Frame 1 (no input): blank canvas, image omitted
Frame 60 (no input): blank canvas, image omitted
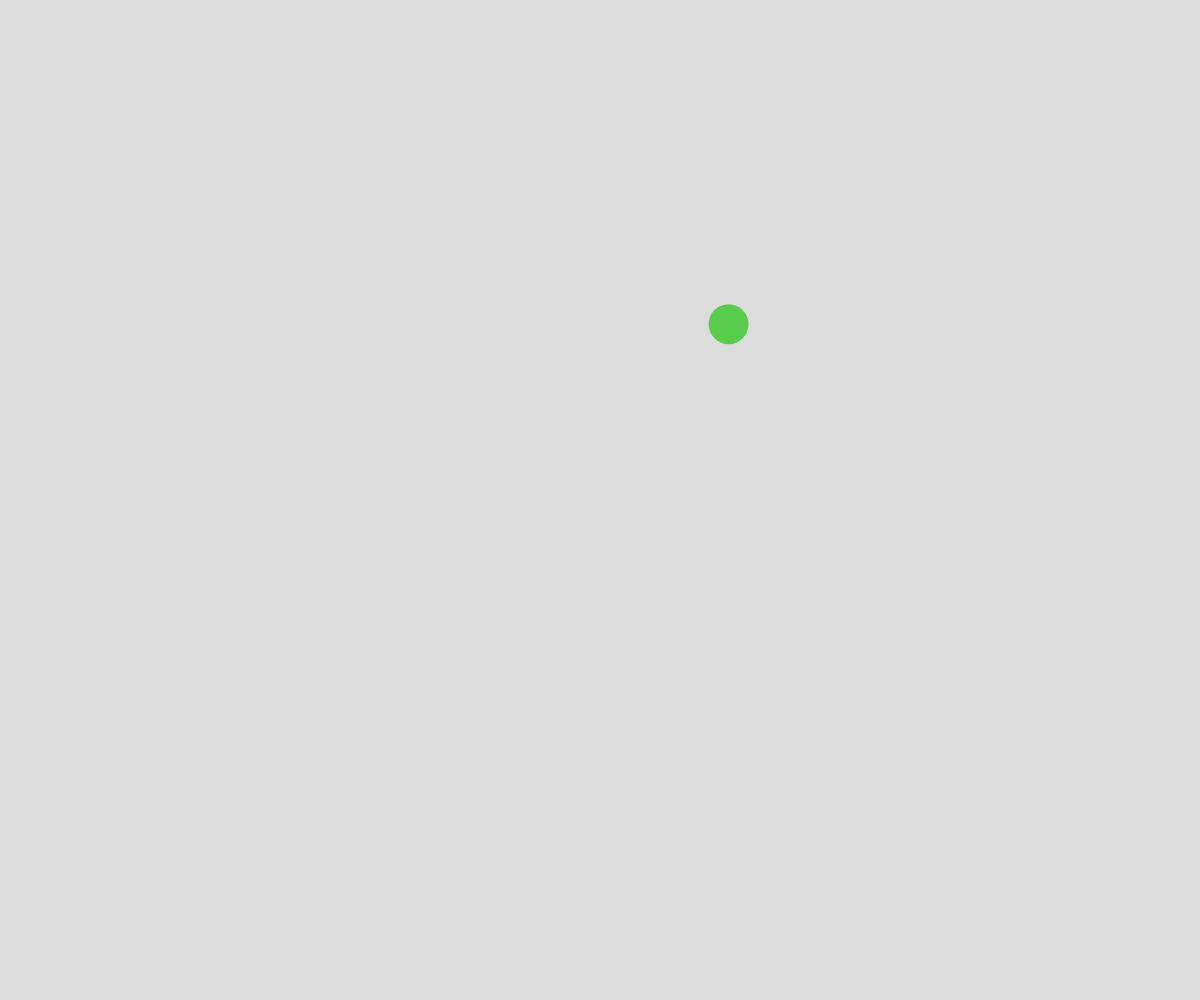
Frame 120 (the mouse pressed at the canvas centre since frame 60)

The p5.js sketch whose frames 1 and 60 were blank and that drew this single picture after the mouse press (run headless with seeded random() and noise() and a simulated clock; from frame 60 on, the mouse is pressed at the canvas centre):

// p5.js sketch
// ── sketch.js
// Object Notation and Arrays Demo
// Bouncing Cirlces

let theCircles = [];
let theCircle;

async function setup() {
  createCanvas(windowWidth, windowHeight);
}

function draw() {
  background(220);

  for (let theCircle of theCircles) {
    // move circle
    theCircle.x += theCircle.dx;
    theCircle.y += theCircle.dy;
  
    // bounce of edges
    if (theCircle.x <= theCircle.radius || theCircle.x >= width - theCircle.radius) {
      theCircle.dx *= -1.2;
    }
    if (theCircle.y <= theCircle.radius || theCircle.y >= height - theCircle.radius) {
      theCircle.dy *= -1.2;
    }
  
    // display circle
    noStroke();
    fill(theCircle.r, theCircle.g, theCircle.b);
    circle(theCircle.x, theCircle.y, theCircle.radius);
  }
  if (keyIsDown(" ")) {
    spawnCircle();

  }

}

function mousePressed() {
  spawnCircle();
}


function spawnCircle() {
  let someCircle = {
    x: mouseX,
    y: mouseY,
    dx: random(-5,5),
    dy: random(-5,5),
    radius: random(10,50),
    r: random(0,255),
    g: random(0,255),
    b: random(0,255),
  };
  theCircles.push(someCircle);
}
